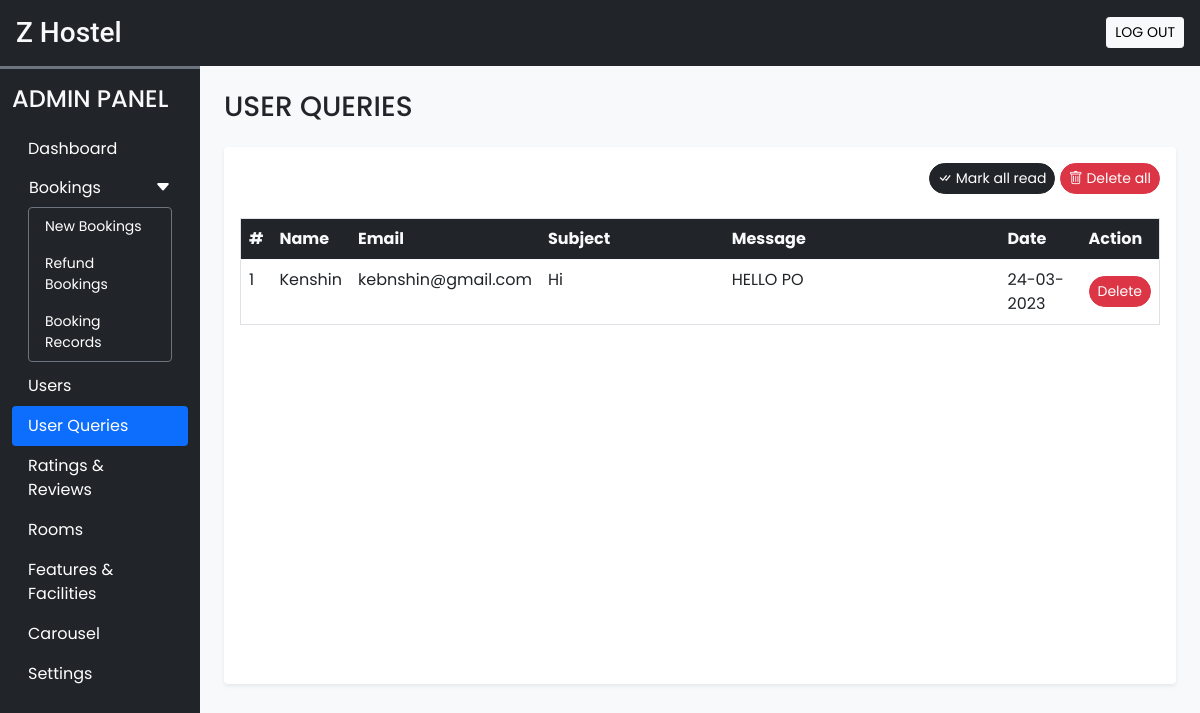
Screenshot of /admin/user_queries.php (signed in) with the database file from the repository.
### tables this page shows
CREATE TABLE `user_queries` (
  `sr_no` int(11) NOT NULL,
  `name` varchar(50) NOT NULL,
  `email` varchar(150) NOT NULL,
  `subject` varchar(200) NOT NULL,
  `message` varchar(500) NOT NULL,
  `datentime` datetime NOT NULL DEFAULT current_timestamp(),
  `seen` tinyint(4) NOT NULL DEFAULT 0
);

### admin/user_queries.php (the view, shortened to what this page needs)
<!DOCTYPE html>
<html lang="en">
<head>
  <?php require('inc/links.php'); ?>
</head>
<body class="bg-light">
  <?php require('inc/header.php'); ?>
  <div class="container-fluid" id="main-content">
    <div class="row">
      <div class="col-lg-10 ms-auto p-4 overflow-hidden">
        <h3 class="mb-4">USER QUERIES</h3>
        <div class="card border-0 shadow-sm mb-4">
          <div class="card-body">
            <div class="text-end mb-4">
              <a href="?seen=all" class="btn btn-dark rounded-pill shadow-none btn-sm">
                <i class="bi bi-check-all"></i> Mark all read
              </a>
              <a href="?del=all" class="btn btn-danger rounded-pill shadow-none btn-sm">
                <i class="bi bi-trash"></i> Delete all
              </a>
            </div>
            <div class="table-responsive-md" style="height: 450px; overflow-y: scroll;">
              <table class="table table-hover border">
                <thead class="sticky-top">
                  <tr class="bg-dark text-light">
                    <th scope="col">#</th>
                    <th scope="col">Name</th>
                    <th scope="col">Email</th>
                    <th scope="col" width="20%">Subject</th>
                    <th scope="col" width="30%">Message</th>
                    <th scope="col">Date</th>
                    <th scope="col">Action</th>
                  </tr>
                </thead>
                <tbody>
                  <?php
                    $q = "SELECT * FROM `user_queries` ORDER BY `sr_no` DESC";
                    $data = mysqli_query($con,$q);
                    $i=1;
                    while($row = mysqli_fetch_assoc($data))
                    {
                      $date = date('d-m-Y',strtotime($row['datentime']));
                      $seen='';
                      $seen.="<a href='?del=$row[sr_no]' class='btn btn-sm rounded-pill btn-danger mt-2'>Delete</a>";
                      echo<<<query
                        <tr>
                          <td>$i</td>
                          <td>$row[name]</td>
                          <td>$row[email]</td>
                          <td>$row[subject]</td>
                          <td>$row[message]</td>
                          <td>$date</td>
                          <td>$seen</td>
                        </tr>
                      query;
                      $i++;
                    }
                  ?>
                </tbody>
              </table>
            </div>
          </div>
        </div>
      </div>
    </div>
  </div>
</body>
</html>

### admin/css/common.css (style rules this page uses)
:root { --teal: #2ec1ac; --teal_hover: #279e8c; }
* { font-family: 'Poppins', sans-serif; }

### rows the page displays
user_queries: name "Kenshin", email "kebnshin@gmail.com", subject "Hi", message "HELLO PO", datentime "24-03-2023"
